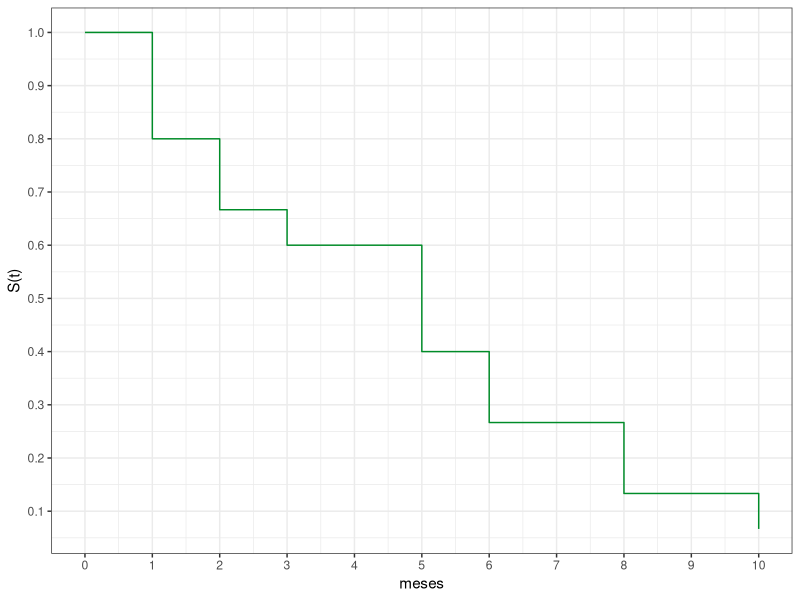
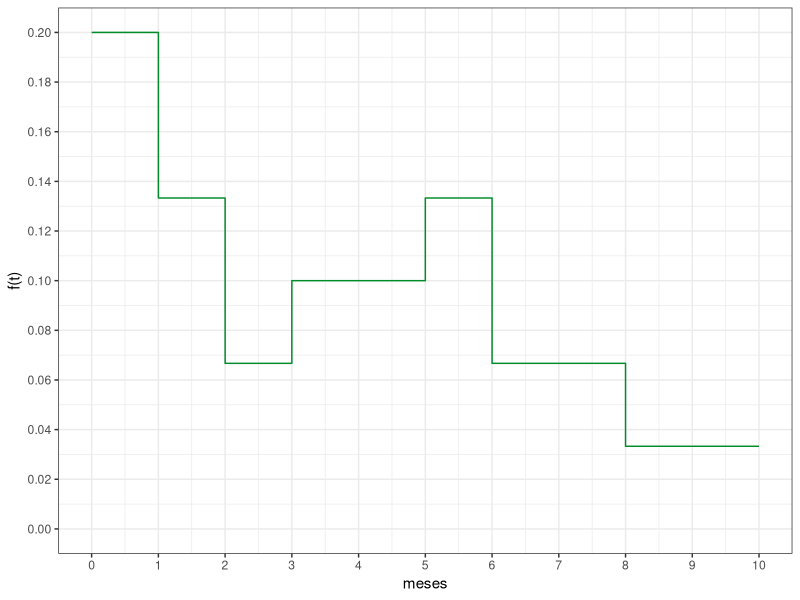
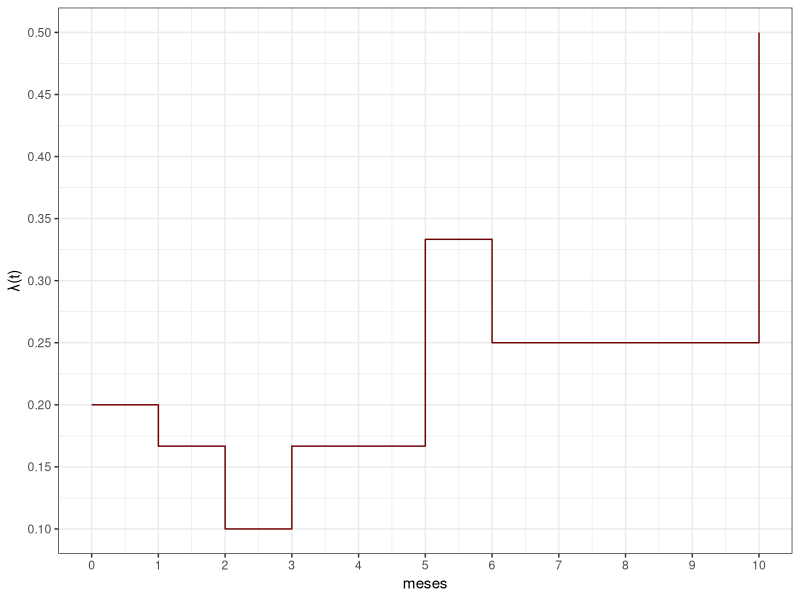
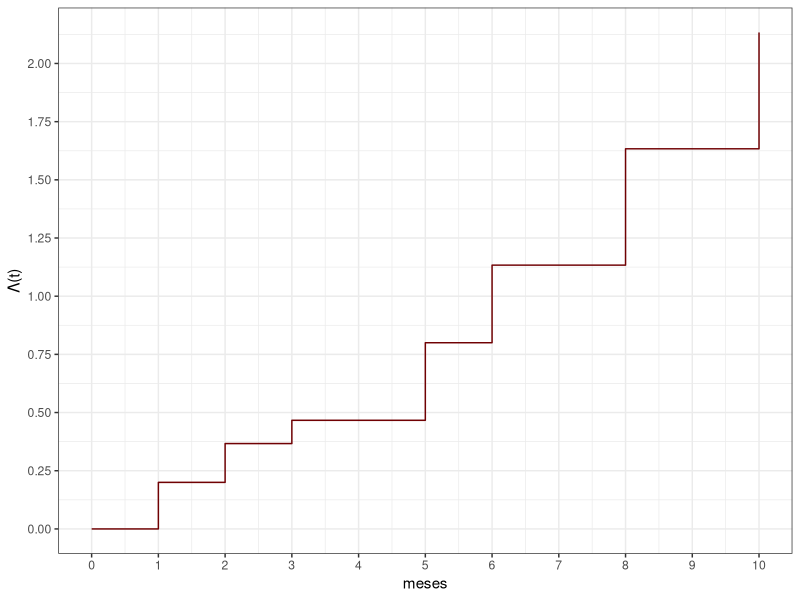

Source code (R) for these figures, in order:
#AULA2.R
#Minicurso - Análise de sobrevivência
#Universidade federal fluminense
#Instituto de matemática e estatística
#Bacharelado em estatística
#Minicurso: Análise de sobrevivência
#Semestre 2024.2
#Professora: Núbia Karla
#Programador: Pedro Frazão Dutra
#Carregamento de pacotes necessários
require(tidyverse)
require(survival)

## Carregamento dos dados ##
leite = read_table(file = "leite.txt")

## Montando tabela com os dados de sobrevivência gerados pela função survfit
k = survival::survfit(Surv(leite$tempo,leite$status)~1, data = leite)
tempo = k[["time"]]
R = k[["n.risk"]]
N = k[["n.event"]]
tabela = data.frame(tempo,R,N)
dimensao <- dim(tabela)

## Delta
tabela$delta[1]= tabela$tempo[1] 
for(i in 2:nrow(tabela)){
  tabela$delta[i]= tabela$tempo[i]-tabela$tempo[i-1]
}

## Densidade
tabela$densidade= round(tabela$N/(tabela$R[1]*tabela$delta),4)

## Sobrevivência
tabela$sobrevivencia= round(tabela$R/tabela$R[1],4)

## Risco
tabela$λ = round(tabela$N/(tabela$R*tabela$delta),4)

## Risco acumulado
tabela$Λ[1] = 0
S = tabela$Λ[1] 
i = 2
while (i < (dimensao[1]+1)){
  S = round(S + (tabela$λ[i-1]*tabela$delta[i-1]),4)
  tabela$Λ[i] = S
  i = i + 1
}

## Limite inferior dos intervalos de tempo
tabela$limInf[1] = 0
for(i in 2:nrow(tabela)){
  tabela$limInf[i]= tabela$tempo[i-1]
}

## Apenas melhorando o aspecto da tabela
tabela <- tabela |> rename(limSup = tempo)|> 
  select(limInf,limSup, everything())

## Curva de sobrevivência
ggplot(tabela, aes(limInf,sobrevivencia)) + geom_step(color = "#008c28") +
  scale_y_continuous(name= "S(t)", breaks = seq(0,1,0.10)) +
  scale_x_continuous(name= "meses", breaks = seq(0,12,1)) +
  theme_bw()

## Curva de densidade
ggplot(tabela, aes(limInf,densidade)) + geom_step(color = "#008c28") +
  scale_y_continuous(name = "f(t)", breaks = seq(0,0.2,0.02), limits = c(0,0.2)) +
  scale_x_continuous(name = "meses", breaks = seq(0,12,1)) +
  theme_bw()

## Curva de risco
ggplot(tabela, aes(limInf,λ)) + geom_step(color = "#700103") +
  scale_y_continuous(name= "λ(t)", breaks = seq(0,1,0.05)) +
  scale_x_continuous(name= "meses", breaks = seq(0,12,1)) +
  theme_bw()

## Curva de risco acumulado
ggplot(tabela, aes(limInf,Λ)) + geom_step(color = "#700103") +
  scale_y_continuous(name= "Λ(t)", breaks = seq(0,3.5,0.25)) +
  scale_x_continuous(name= "meses", breaks = seq(0,12,1)) +
  theme_bw()

## Terminação
